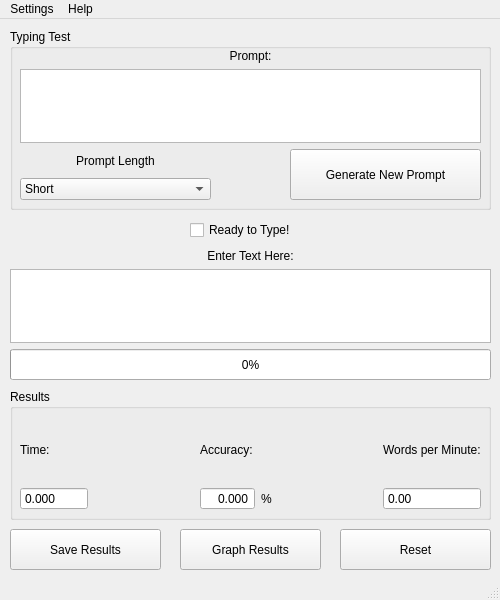
<?xml version="1.0" encoding="UTF-8"?>
<ui version="4.0">
 <class>MainWindow</class>
 <widget class="QMainWindow" name="MainWindow">
  <property name="geometry">
   <rect>
    <x>0</x>
    <y>0</y>
    <width>500</width>
    <height>600</height>
   </rect>
  </property>
  <property name="minimumSize">
   <size>
    <width>500</width>
    <height>600</height>
   </size>
  </property>
  <property name="maximumSize">
   <size>
    <width>500</width>
    <height>600</height>
   </size>
  </property>
  <property name="windowTitle">
   <string>Speed Typer</string>
  </property>
  <widget class="QWidget" name="centralwidget">
   <widget class="QCheckBox" name="StartTestCkbx">
    <property name="geometry">
     <rect>
      <x>190</x>
      <y>200</y>
      <width>131</width>
      <height>22</height>
     </rect>
    </property>
    <property name="text">
     <string>Ready to Type!</string>
    </property>
   </widget>
   <widget class="QPushButton" name="SaveResultsBtn">
    <property name="geometry">
     <rect>
      <x>10</x>
      <y>510</y>
      <width>151</width>
      <height>41</height>
     </rect>
    </property>
    <property name="text">
     <string>Save Results</string>
    </property>
   </widget>
   <widget class="QProgressBar" name="progressBar">
    <property name="geometry">
     <rect>
      <x>10</x>
      <y>330</y>
      <width>481</width>
      <height>31</height>
     </rect>
    </property>
    <property name="value">
     <number>0</number>
    </property>
   </widget>
   <widget class="QPushButton" name="ResetBtn">
    <property name="geometry">
     <rect>
      <x>340</x>
      <y>510</y>
      <width>151</width>
      <height>41</height>
     </rect>
    </property>
    <property name="text">
     <string>Reset</string>
    </property>
   </widget>
   <widget class="QGroupBox" name="groupBox">
    <property name="geometry">
     <rect>
      <x>10</x>
      <y>370</y>
      <width>481</width>
      <height>131</height>
     </rect>
    </property>
    <property name="title">
     <string>Results</string>
    </property>
    <widget class="QWidget" name="layoutWidget">
     <property name="geometry">
      <rect>
       <x>10</x>
       <y>30</y>
       <width>461</width>
       <height>91</height>
      </rect>
     </property>
     <layout class="QGridLayout" name="gridLayout">
      <item row="0" column="2">
       <widget class="QLabel" name="AccuracyLbl">
        <property name="text">
         <string>Accuracy:</string>
        </property>
       </widget>
      </item>
      <item row="1" column="1">
       <spacer name="horizontalSpacer_3">
        <property name="orientation">
         <enum>Qt::Horizontal</enum>
        </property>
        <property name="sizeHint" stdset="0">
         <size>
          <width>40</width>
          <height>20</height>
         </size>
        </property>
       </spacer>
      </item>
      <item row="1" column="4">
       <widget class="QDoubleSpinBox" name="WPMSbx">
        <property name="buttonSymbols">
         <enum>QAbstractSpinBox::NoButtons</enum>
        </property>
        <property name="maximum">
         <double>150.000000000000000</double>
        </property>
       </widget>
      </item>
      <item row="0" column="3">
       <spacer name="horizontalSpacer_4">
        <property name="orientation">
         <enum>Qt::Horizontal</enum>
        </property>
        <property name="sizeHint" stdset="0">
         <size>
          <width>40</width>
          <height>20</height>
         </size>
        </property>
       </spacer>
      </item>
      <item row="1" column="3">
       <spacer name="horizontalSpacer_8">
        <property name="orientation">
         <enum>Qt::Horizontal</enum>
        </property>
        <property name="sizeHint" stdset="0">
         <size>
          <width>40</width>
          <height>20</height>
         </size>
        </property>
       </spacer>
      </item>
      <item row="0" column="1">
       <spacer name="horizontalSpacer_6">
        <property name="orientation">
         <enum>Qt::Horizontal</enum>
        </property>
        <property name="sizeHint" stdset="0">
         <size>
          <width>40</width>
          <height>20</height>
         </size>
        </property>
       </spacer>
      </item>
      <item row="1" column="2">
       <layout class="QGridLayout" name="gridLayout_4">
        <item row="0" column="0">
         <widget class="QDoubleSpinBox" name="AccuracySbx">
          <property name="alignment">
           <set>Qt::AlignRight|Qt::AlignTrailing|Qt::AlignVCenter</set>
          </property>
          <property name="buttonSymbols">
           <enum>QAbstractSpinBox::NoButtons</enum>
          </property>
          <property name="decimals">
           <number>3</number>
          </property>
          <property name="maximum">
           <double>100.000000000000000</double>
          </property>
         </widget>
        </item>
        <item row="0" column="1">
         <widget class="QLabel" name="PercentLbl">
          <property name="text">
           <string>%</string>
          </property>
         </widget>
        </item>
       </layout>
      </item>
      <item row="1" column="0">
       <widget class="QDoubleSpinBox" name="TimeSbx">
        <property name="buttonSymbols">
         <enum>QAbstractSpinBox::NoButtons</enum>
        </property>
        <property name="decimals">
         <number>3</number>
        </property>
        <property name="maximum">
         <double>10000.000000000000000</double>
        </property>
       </widget>
      </item>
      <item row="0" column="0">
       <widget class="QLabel" name="TimeLbl">
        <property name="text">
         <string>Time:</string>
        </property>
       </widget>
      </item>
      <item row="0" column="4">
       <widget class="QLabel" name="WordsPerMinLbl">
        <property name="text">
         <string>Words per Minute:</string>
        </property>
       </widget>
      </item>
     </layout>
    </widget>
   </widget>
   <widget class="QGroupBox" name="groupBox_2">
    <property name="geometry">
     <rect>
      <x>10</x>
      <y>10</y>
      <width>481</width>
      <height>181</height>
     </rect>
    </property>
    <property name="title">
     <string>Typing Test</string>
    </property>
    <widget class="QWidget" name="layoutWidget">
     <property name="geometry">
      <rect>
       <x>10</x>
       <y>20</y>
       <width>461</width>
       <height>94</height>
      </rect>
     </property>
     <layout class="QGridLayout" name="gridLayout_3">
      <item row="0" column="0">
       <widget class="QLabel" name="PromptLbl">
        <property name="text">
         <string>Prompt:</string>
        </property>
        <property name="alignment">
         <set>Qt::AlignCenter</set>
        </property>
       </widget>
      </item>
      <item row="1" column="0">
       <widget class="QTextEdit" name="PromptTbx">
        <property name="readOnly">
         <bool>true</bool>
        </property>
       </widget>
      </item>
     </layout>
    </widget>
    <widget class="QWidget" name="layoutWidget">
     <property name="geometry">
      <rect>
       <x>10</x>
       <y>120</y>
       <width>191</width>
       <height>51</height>
      </rect>
     </property>
     <layout class="QGridLayout" name="gridLayout_5">
      <item row="0" column="0">
       <widget class="QLabel" name="label">
        <property name="text">
         <string>Prompt Length</string>
        </property>
        <property name="alignment">
         <set>Qt::AlignCenter</set>
        </property>
       </widget>
      </item>
      <item row="1" column="0">
       <widget class="QComboBox" name="PromptLengthCbx">
        <item>
         <property name="text">
          <string>Short</string>
         </property>
        </item>
        <item>
         <property name="text">
          <string>Medium</string>
         </property>
        </item>
        <item>
         <property name="text">
          <string>Long</string>
         </property>
        </item>
       </widget>
      </item>
     </layout>
    </widget>
    <widget class="QPushButton" name="NewPromptBtn">
     <property name="geometry">
      <rect>
       <x>280</x>
       <y>120</y>
       <width>191</width>
       <height>51</height>
      </rect>
     </property>
     <property name="text">
      <string>Generate New Prompt</string>
     </property>
    </widget>
   </widget>
   <widget class="QPushButton" name="GraphBtn">
    <property name="geometry">
     <rect>
      <x>180</x>
      <y>510</y>
      <width>141</width>
      <height>41</height>
     </rect>
    </property>
    <property name="text">
     <string>Graph Results</string>
    </property>
   </widget>
   <widget class="QWidget" name="layoutWidget">
    <property name="geometry">
     <rect>
      <x>10</x>
      <y>230</y>
      <width>481</width>
      <height>94</height>
     </rect>
    </property>
    <layout class="QGridLayout" name="gridLayout_2">
     <item row="0" column="0">
      <widget class="QLabel" name="UserInputLbl">
       <property name="text">
        <string>Enter Text Here:</string>
       </property>
       <property name="alignment">
        <set>Qt::AlignCenter</set>
       </property>
      </widget>
     </item>
     <item row="1" column="0">
      <widget class="QTextEdit" name="InputTbx"/>
     </item>
    </layout>
   </widget>
  </widget>
  <widget class="QMenuBar" name="menubar">
   <property name="geometry">
    <rect>
     <x>0</x>
     <y>0</y>
     <width>500</width>
     <height>21</height>
    </rect>
   </property>
   <widget class="QMenu" name="menuSettings">
    <property name="title">
     <string>Settings</string>
    </property>
    <addaction name="actionDark_Mode"/>
    <addaction name="separator"/>
    <addaction name="actionShow_Prompts"/>
    <addaction name="actionImport_Prompt_File"/>
   </widget>
   <widget class="QMenu" name="menuHelp">
    <property name="title">
     <string>Help</string>
    </property>
    <addaction name="actionHow_to_use_Speed_Typer"/>
    <addaction name="actionAbout"/>
   </widget>
   <addaction name="menuSettings"/>
   <addaction name="menuHelp"/>
  </widget>
  <widget class="QStatusBar" name="statusbar"/>
  <action name="actionShow_Prompts">
   <property name="text">
    <string>Show Prompts</string>
   </property>
  </action>
  <action name="actionImport_Prompt_File">
   <property name="text">
    <string>Import Prompt File</string>
   </property>
  </action>
  <action name="actionAbout">
   <property name="text">
    <string>About</string>
   </property>
  </action>
  <action name="actionHow_to_use_Speed_Typer">
   <property name="text">
    <string>How to use Speed Typer</string>
   </property>
  </action>
  <action name="actionDark_Mode">
   <property name="checkable">
    <bool>true</bool>
   </property>
   <property name="text">
    <string>Dark Mode</string>
   </property>
  </action>
 </widget>
 <resources/>
 <connections/>
</ui>
